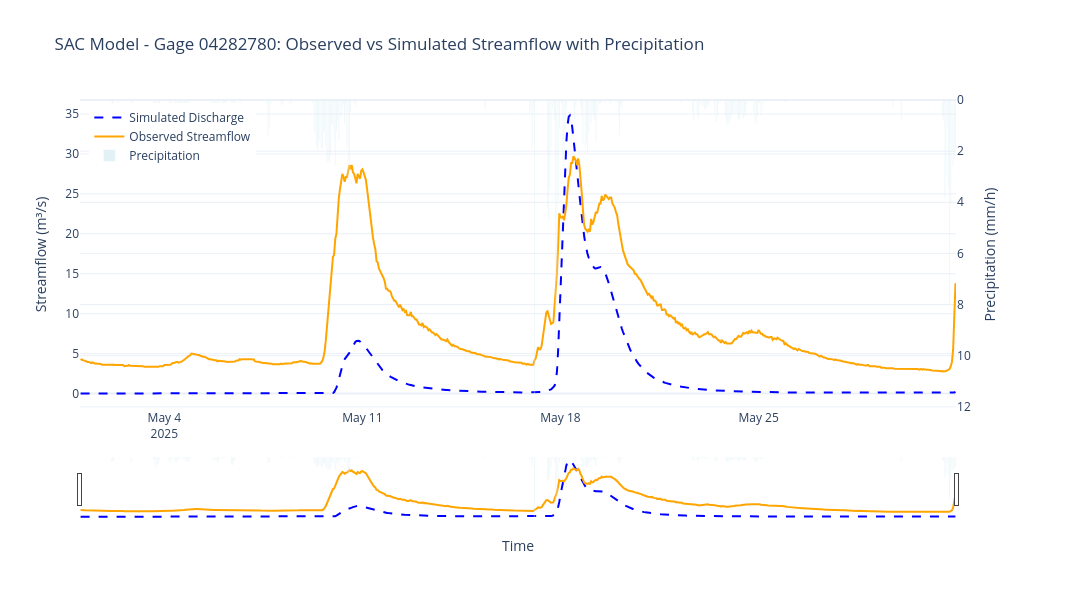

The cell this chart's notebook holds for it:
### Code cell
import pandas as pd

csv_file = r"/home/clemasters/EF5-RTI/Output/04282780/sac/ts.04282780.sac.csv"

df = pd.read_csv(csv_file)
df.columns = [c.strip() for c in df.columns]
df["Time"] = pd.to_datetime(df["Time"])

df["Discharge(m^3 s^-1)"] = pd.to_numeric(df["Discharge(m^3 s^-1)"], errors="coerce")
df["Observed(m^3 s^-1)"] = pd.to_numeric(df["Observed(m^3 s^-1)"], errors="coerce")
df["Precip(mm h^-1)"] = pd.to_numeric(df["Precip(mm h^-1)"], errors="coerce")

# interpolate observed values for plotting
df["Observed_interp"] = df["Observed(m^3 s^-1)"].interpolate(method="linear")

# Create subplot with secondary y-axis
fig = make_subplots(specs=[[{"secondary_y": True}]])

# Add simulated discharge trace
fig.add_trace(
    go.Scatter(
        x=df["Time"],
        y=df["Discharge(m^3 s^-1)"],
        mode="lines",
        name="Simulated Discharge",
        line=dict(width=2, color="blue", dash="dash")
    ),
    secondary_y=False,
)

# Add observed streamflow trace
fig.add_trace(
    go.Scatter(
        x=df["Time"],
        y=df["Observed_interp"],
        mode="lines",
        name="Observed Streamflow",
        line=dict(width=2, color="orange")
    ),
    secondary_y=False,
)

# Add precipitation trace (on secondary y-axis)
fig.add_trace(
    go.Bar(
        x=df["Time"],
        y=df["Precip(mm h^-1)"],
        name="Precipitation",
        opacity=0.35,
        marker_color="lightblue"
    ),
    secondary_y=True,
)

# Set x-axis title
fig.update_xaxes(title_text="Time")

# Set y-axes titles
fig.update_yaxes(title_text="Streamflow (m³/s)", secondary_y=False)
fig.update_yaxes(title_text="Precipitation (mm/h)", secondary_y=True)

# Invert precipitation axis
fig.update_yaxes(autorange="reversed", secondary_y=True)

# Update layout
fig.update_layout(
    title="SAC Model - Gage 04282780: Observed vs Simulated Streamflow with Precipitation",
    xaxis=dict(rangeslider_visible=True),
    template="plotly_white",
    hovermode="x unified",
    legend=dict(x=0.01, y=0.99),
    height=600, 
    width=1200
)

fig.show()

# Save as HTML file
html_file = "/home/clemasters/EF5-RTI/SAC_04282780_plot.html"
fig.write_html(html_file)
print(f"Plot saved as: {html_file}")

### Figure 1 — Plotly figure (JSON) as saved in the notebook; plotly's stock layout.template omitted (floating-point values rounded to 4 significant figures; data arrays with more than 128 entries replaced by an {"elided": "..."} marker saying what was removed)
{"data": [{"line": {"color": "blue", "dash": "dash", "width": 2}, "mode": "lines", "name": "Simulated Discharge", "type": "scatter", "x": {"elided": "743 str values"}, "xaxis": "x", "y": {"elided": "743 float values"}, "yaxis": "y"}, {"line": {"color": "orange", "width": 2}, "mode": "lines", "name": "Observed Streamflow", "type": "scatter", "x": {"elided": "743 str values"}, "xaxis": "x", "y": {"elided": "743 float values"}, "yaxis": "y"}, {"marker": {"color": "lightblue"}, "name": "Precipitation", "opacity": 0.35, "type": "bar", "x": {"elided": "743 str values"}, "xaxis": "x", "y": {"elided": "743 float values"}, "yaxis": "y2"}], "layout": {"height": 600, "hovermode": "x unified", "legend": {"x": 0.01, "y": 0.99}, "title": {"text": "SAC Model - Gage 04282780: Observed vs Simulated Streamflow with Precipitation"}, "width": 1200, "xaxis": {"anchor": "y", "domain": [0, 0.94], "rangeslider": {"visible": true}, "title": {"text": "Time"}}, "yaxis": {"anchor": "x", "domain": [0, 1], "title": {"text": "Streamflow (m³/s)"}}, "yaxis2": {"anchor": "x", "autorange": "reversed", "overlaying": "y", "side": "right", "title": {"text": "Precipitation (mm/h)"}}}}
